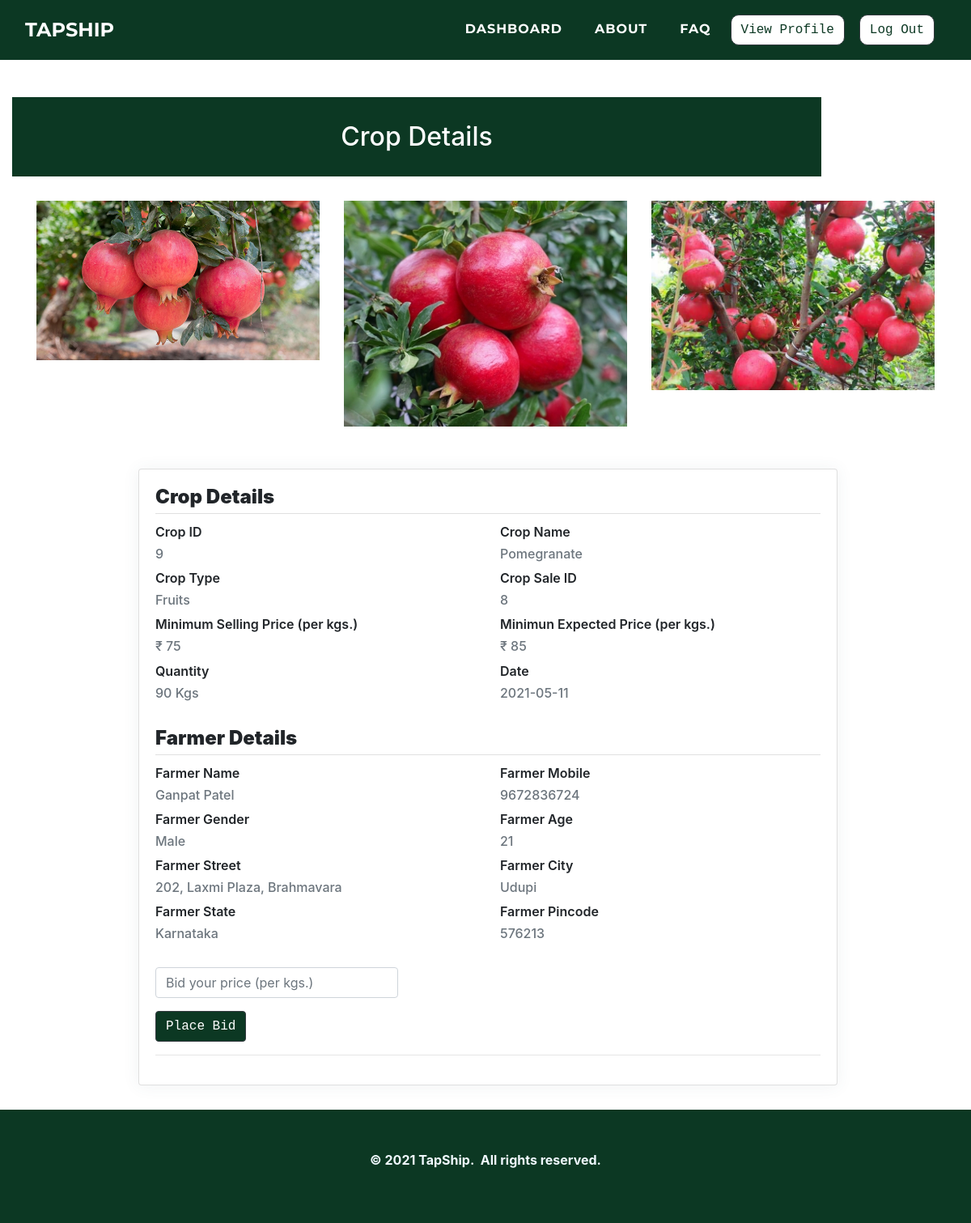
/customers/viewcrop.php?cr_id=8 (signed in), run on the app's committed database.
### tables this page shows
CREATE TABLE `cropsale` (
  `cr_id` int(11) NOT NULL,
  `cr_f_mobile` varchar(10) NOT NULL,
  `cr_cro_id` int(11) NOT NULL,
  `cr_quantity` varchar(10) NOT NULL,
  `cr_img1` varchar(500) NOT NULL,
  `cr_img2` varchar(500) NOT NULL,
  `cr_img3` varchar(500) NOT NULL,
  `cr_mep` varchar(10) NOT NULL,
  `cr_date` date NOT NULL,
  `cr_status` varchar(10) NOT NULL
);

CREATE TABLE `cropdetails` (
  `cro_id` int(11) NOT NULL,
  `cro_name` varchar(50) NOT NULL,
  `cro_type` varchar(25) NOT NULL,
  `cro_costperkg` varchar(25) DEFAULT NULL,
  `cro_msp` float NOT NULL
);

CREATE TABLE `farmer` (
  `f_id` int(11) NOT NULL,
  `f_name` varchar(50) NOT NULL,
  `f_mobile` varchar(25) NOT NULL,
  `f_gender` varchar(25) NOT NULL,
  `f_age` varchar(10) NOT NULL,
  `f_street` varchar(50) NOT NULL,
  `f_city` varchar(25) NOT NULL,
  `f_state` varchar(25) NOT NULL,
  `f_pincode` varchar(10) NOT NULL,
  `f_aadhar` varchar(25) NOT NULL,
  `f_aadharpdf` varchar(500) NOT NULL,
  `f_pan` varchar(25) NOT NULL,
  `f_panpdf` varchar(500) NOT NULL,
  `f_photo` varchar(500) NOT NULL,
  `f_password` varchar(25) NOT NULL,
  `f_approve` varchar(10) NOT NULL,
  `f_bankholder` varchar(100) NOT NULL,
  `f_bankaccount` varchar(100) NOT NULL,
  `f_bankifsc` varchar(100) NOT NULL,
  `f_bankname` varchar(200) NOT NULL,
  `f_bankbranch` varchar(100) NOT NULL,
  `f_bankpassbook` varchar(200) NOT NULL,
  `f_tsv_otp` varchar(10) NOT NULL,
  `f_tsv_validity` varchar(50) NOT NULL,
  `f_av_otp` varchar(10) NOT NULL,
  `f_av_status` varchar(50) NOT NULL DEFAULT 'INACTIVE'
);

### customers/viewcrop.php (the view, shortened to what this page needs)
<!DOCTYPE html>
<html>
<head>
    <link rel="stylesheet" href="../assets/bootstrap/css/bootstrap.min.css">
    <link rel="stylesheet" href="../assets/fonts/font-awesome.min.css">
    <link rel="stylesheet" href="../assets/fonts/ionicons.min.css">
    <link rel="stylesheet" href="../assets/css/Article-List.css">
    <link rel="stylesheet" href="../assets/css/Footer-Dark.css">
    <link rel="stylesheet" href="../assets/css/Highlight-Blue.css">
    <link rel="stylesheet" href="https://cdnjs.cloudflare.com/ajax/libs/animate.css/3.5.2/animate.min.css">
    <link rel="stylesheet" href="https://cdnjs.cloudflare.com/ajax/libs/aos/2.2.0/aos.css">
    <link rel="stylesheet" href="../assets/css/Login-Form-Clean.css">
    <link rel="stylesheet" href="../assets/css/table-style.css">
    <link rel="stylesheet" href="../assets/css/profile.css">
    <link href='https://maxcdn.bootstrapcdn.com/bootstrap/4.0.0/css/bootstrap.min.css' rel='stylesheet'>
    <link href='https://cdnjs.cloudflare.com/ajax/libs/MaterialDesign-Webfont/3.6.95/css/materialdesignicons.css' rel='stylesheet'>
</head>
<body oncontextmenu='return false' class='snippet-body'>
    <div class="page-content page-container" id="page-content">
        <nav class="navbar navbar-light navbar-expand-lg fixed-top text-uppercase" id="mainNav" style="background: #0c3823;">
            <div class="container-fluid">
                <a class="navbar-brand js-scroll-trigger" data-bs-hover-animate="pulse" href="../index.php" style="font-family: Montserrat, sans-serif;">TAPSHIP</a>
                <div class="collapse navbar-collapse" id="navbarResponsive">
                    <ul class="nav navbar-nav ml-auto">
                        <li class="nav-item mx-0 mx-lg-1"><a class="nav-link py-3 px-0 px-lg-3 rounded js-scroll-trigger" data-bs-hover-animate="pulse" href="index.php" style="filter: contrast(100%) grayscale(0%) hue-rotate(0deg) invert(0%) sepia(0%);">DASHBOARD</a></li>
                        <li class="nav-item mx-0 mx-lg-1"><a class="nav-link py-3 px-0 px-lg-3 rounded js-scroll-trigger" data-bs-hover-animate="pulse" href="../about.php">ABOUT</a></li>
                        <li class="nav-item mx-0 mx-lg-1"><a class="nav-link py-3 px-0 px-lg-3 rounded js-scroll-trigger" data-bs-hover-animate="pulse" href="../faq.php">FAQ</a></li>
                        <li class="nav-item mx-0 mx-lg-1"><a href="../customers/profile.php"><button class="btn btn-dark text-monospace" data-bs-hover-animate="pulse" type="button" style="margin: 10px;background: rgb(255,255,255);color: #0c3823;margin-left: 0;border-radius: 10px;">View Profile</button></a></li>
                        <li class="nav-item mx-0 mx-lg-1"><a href="../customers/logout-script.php"><button class="btn btn-dark text-monospace" data-bs-hover-animate="pulse" type="button" style="margin: 10px;background: rgb(255,255,255);color: #0c3823;margin-left: 0;border-radius: 10px;">Log Out</button></a></li>
                    </ul>
                </div>
            </div>
        </nav>
        <div class="features-boxed">
            <div class="container-fluid" style="background: #ffffff;">
                <div class="intro" style="background: #0c3823;margin-top: 120px;margin-bottom: 30px; max-width:1000px;">
                    <h2 class="text-center" data-aos="fade" style="color: rgb(255,255,255);padding: 30px;margin-bottom: 0px;">Crop Details</h2>
                </div>
            </div>
        </div>
    </div>
    <?php
    $con = mysqli_connect("localhost", "root", "", "tapship");
    $cr_id = $_GET['cr_id'];
    $query = "SELECT CD.cro_id, CD.cro_name, CD.cro_type, CD.cro_msp, CS.cr_id, CS.cr_f_mobile, CS.cr_cro_id, CS.cr_quantity, CS.cr_mep, CS.cr_date, CS.cr_status, CS.cr_img1, CS.cr_img2, CS.cr_img3, f.f_name, f.f_mobile, f.f_gender, f.f_age, f.f_street, f.f_city, f.f_state, f.f_pincode
    FROM cropdetails CD, cropsale CS, farmer f where CD.cro_id=CS.cr_cro_id AND f.f_mobile=CS.cr_f_mobile AND CS.cr_id = $cr_id
    ORDER BY CS.cr_id DESC";
    $result = mysqli_query($con, $query);
    while ($res = mysqli_fetch_assoc($result)) {
        $cro_id =  $res['cro_id'];
        $cro_name =  $res['cro_name'];
        $cro_type =  $res['cro_type'];
        $cro_msp =  $res['cro_msp'];
        $cr_id = $res['cr_id'];
        $cr_quantity = $res['cr_quantity'];
        $cr_mep = $res['cr_mep'];
        $cr_date = $res['cr_date'];
        $cr_status = $res['cr_status'];
        $cr_img1 = $res['cr_img1'];
        $cr_img2 = $res['cr_img2'];
        $cr_img3 = $res['cr_img3'];
        $f_name = $res['f_name'];
        $f_mobile =  $res['f_mobile'];
        $f_gender = $res['f_gender'];
        $f_age = $res['f_age'];
        $f_street = $res['f_street'];
        $f_city = $res['f_city'];
        $f_state = $res['f_state'];
        $f_pincode = $res['f_pincode'];
    }
    ?>
    <div>
        <div class="container">
            <div class="row">
                <div class="col-lg-4 col-md-6 col-sm-12 col-xs-12 cust_blogteaser" data-bs-hover-animate="bounce" style="padding-bottom:20px;margin-bottom:32px;"><a href="#"><img class="img-fluid" style="width:100%;" src="../farmers/<?php echo  $cr_img1; ?>"></a>
                </div>
                <div class="col-lg-4 col-md-6 col-sm-12 col-xs-12 cust_blogteaser" style="padding-bottom:20px;margin-bottom:32px;"><a href="#"><img class="img-fluid" data-bs-hover-animate="bounce" style="width:100%;" src="../farmers/<?php echo  $cr_img2; ?>"></a>
                </div>
                <div class=" col-lg-4 col-md-12 col-sm-12 col-xs-12 cust_blogteaser" style="padding-bottom:20px;margin-bottom:32px;"><a href="#"><img class="img-fluid" data-bs-hover-animate="bounce" style="width:100%;" src="../farmers/<?php echo  $cr_img3; ?>"></a>
                </div>
            </div>
        </div>
        <div class="padding">
            <div class="row container d-flex justify-content-center">
                <div class="col-xl-12 col-md-12">
                    <div class="card user-card-full">
                        <div class="row m-l-0 m-r-0">
                            <div class="col-sm-12 col-md-12 col">
                                <div class="card-block">
                                    <h4 class="m-b-20 p-b-5 b-b-default f-w-600"><strong>Crop Details</strong></h4>
                                    <div class="row">
                                        <div class="col-sm-6">
                                            <p class="m-b-10 f-w-600">Crop ID</p>
                                            <h6 class="text-muted f-w-400"><?php echo "$cro_id" ?></h6>
                                        </div>
                                        <div class="col-sm-6">
                                            <p class="m-b-10 f-w-600">Crop Name</p>
                                            <h6 class="text-muted f-w-400"><?php echo "$cro_name" ?></h6>
                                        </div>
                                        <div class="col-sm-6">
                                            <p class="m-b-10 f-w-600">Crop Type</p>
                                            <h6 class="text-muted f-w-400"><?php echo "$cro_type" ?></h6>
                                        </div>
                                        <div class="col-sm-6">
                                            <p class="m-b-10 f-w-600">Crop Sale ID</p>
                                            <h6 class="text-muted f-w-400"><?php echo "$cr_id" ?></h6>
                                        </div>
                                        <div class="col-sm-6">
                                            <p class="m-b-10 f-w-600">Minimum Selling Price (per kgs.)</p>
                                            <h6 class="text-muted f-w-400"><?php echo "₹ $cro_msp" ?></h6>
                                        </div>
                                        <div class="col-sm-6">
                                            <p class="m-b-10 f-w-600">Minimun Expected Price (per kgs.)</p>
                                            <h6 class="text-muted f-w-400"><?php echo "₹ $cr_mep" ?></h6>
                                        </div>
                                        <div class="col-sm-6">
                                            <p class="m-b-10 f-w-600">Quantity</p>
                                            <h6 class="text-muted f-w-400"><?php echo "$cr_quantity Kgs" ?></h6>
                                        </div>
                                        <div class="col-sm-6">
                                            <p class="m-b-10 f-w-600">Date</p>
                                            <h6 class="text-muted f-w-400"><?php echo "$cr_date" ?></h6>
                                        </div>
                                    </div><br>
                                    <h4 class="m-b-20 p-b-5 b-b-default f-w-600"><strong>Farmer Details</strong></h4>
                                    <div class="row">
                                        <div class="col-sm-6">
                                            <p class="m-b-10 f-w-600">Farmer Name</p>
                                            <h6 class="text-muted f-w-400"><?php echo "$f_name" ?></h6>
                                        </div>
                                        <div class="col-sm-6">
                                            <p class="m-b-10 f-w-600">Farmer Mobile</p>
                                            <h6 class="text-muted f-w-400"><?php echo "$f_mobile" ?></h6>
                                        </div>
                                        <div class="col-sm-6">
                                            <p class="m-b-10 f-w-600">Farmer Gender</p>
                                            <h6 class="text-muted f-w-400"><?php echo "$f_gender" ?></h6>
                                        </div>
                                        <div class="col-sm-6">
                                            <p class="m-b-10 f-w-600">Farmer Age</p>
                                            <h6 class="text-muted f-w-400"><?php echo "$f_age" ?></h6>
                                        </div>
                                        <div class="col-sm-6">
                                            <p class="m-b-10 f-w-600">Farmer Street</p>
                                            <h6 class="text-muted f-w-400"><?php echo "$f_street" ?></h6>
                                        </div>
                                        <div class="col-sm-6">
                                            <p class="m-b-10 f-w-600">Farmer City</p>
                                            <h6 class="text-muted f-w-400"><?php echo "$f_city" ?></h6>
                                        </div>
                                        <div class="col-sm-6">
                                            <p class="m-b-10 f-w-600">Farmer State</p>
                                            <h6 class="text-muted f-w-400"><?php echo "$f_state" ?></h6>
                                        </div>
                                        <div class="col-sm-6">
                                            <p class="m-b-10 f-w-600">Farmer Pincode</p>
                                            <h6 class="text-muted f-w-400"><?php echo "$f_pincode" ?></h6>
                                        </div>
                                    </div><br>
                                    <?php
                                    if ($cr_status == 0 || 1) {
                                    ?>
                                        <form method="post" action="placebid.php?cr_id=<?php echo $cr_id; ?> " enctype="multipart/form-data">
                                            <div class="form-group"><input class="form-control" id="cropbid_bidprice" type="text" name="cropbid_bidprice" placeholder="Bid your price (per kgs.)" required="" autofocus="" style="width: 300px;"></div>
                                            <input name="submit" type="submit" class="btn btn-dark text-monospace  " style="background-color:#0c3823;" value=" Place Bid">
                                            <hr>
                                        </form>
                                    <?php
                                    }
                                    ?>
                                </div>
                            </div>
                        </div>
                    </div>
                </div>
            </div>
        </div>
    </div>
    <div class="footer-dark" style="background: rgb(12,56,35);">
        <footer>
            <div class="container-fluid">
                <p style="text-align: center;"><strong>© 2021 TapShip.&nbsp; All rights reserved.</strong><br></p>
            </div>
        </footer>
    </div>
</body>
</html>

### assets/css/Footer-Dark.css (style rules this page uses)
.footer-dark { padding: 50px 0; bottom: 0; color: #f0f9ff; background-color: #282d32; }

### assets/css/table-style.css (style rules this page uses)
body { margin:0; font-family: sans-serif; }
* { box-sizing: border-box; }

### assets/css/profile.css (style rules this page uses)
body { background-color: #f9f9fa; }
.padding { padding-left: 13%; padding-right: 10%; }
.card { border-radius: 5px; -webkit-box-shadow: 0 1px 20px 0 rgba(69, 90, 100, 0.08); box-shadow: 0 1px 20px 0 rgba(69, 90, 100, 0.08); border: none; margin-bottom: 30px; }
.m-r-0 { margin-right: 0px; }
.m-l-0 { margin-left: 0px; }
.card-block { padding: 1.25rem; }
h6 { font-size: 14px; }
.card .card-block p { line-height: 25px; }
.b-b-default { border-bottom: 1px solid #e0e0e0 }
.m-b-20 { margin-bottom: 10px; }
.p-b-5 { padding-bottom: 5px !important }
.m-b-10 { margin-bottom: 10px; }
.text-muted { color: #919aa3 !important; }
.f-w-600 { font-weight: 600; }
.p-b-5 { padding-bottom: 5px !important; }
.m-b-10 { margin-bottom: 5px; }

### data on the page
cropsale: cr_img1 (picture), cr_img2 (picture), cr_img3 (picture), cr_cro.cro_id "9", cr_cro.cro_name "Pomegranate", cr_cro.cro_type "Fruits", cr_id "8", cr_cro.cro_msp "75", cr_mep "85", cr_quantity "90", cr_date "2021-05-11", farmer.f_name "Ganpat Patel", farmer.f_mobile "9672836724", farmer.f_gender "Male", farmer.f_age "21", farmer.f_street "202, Laxmi Plaza, Brahmavara", farmer.f_city "Udupi", farmer.f_state "Karnataka", farmer.f_pincode "576213"
